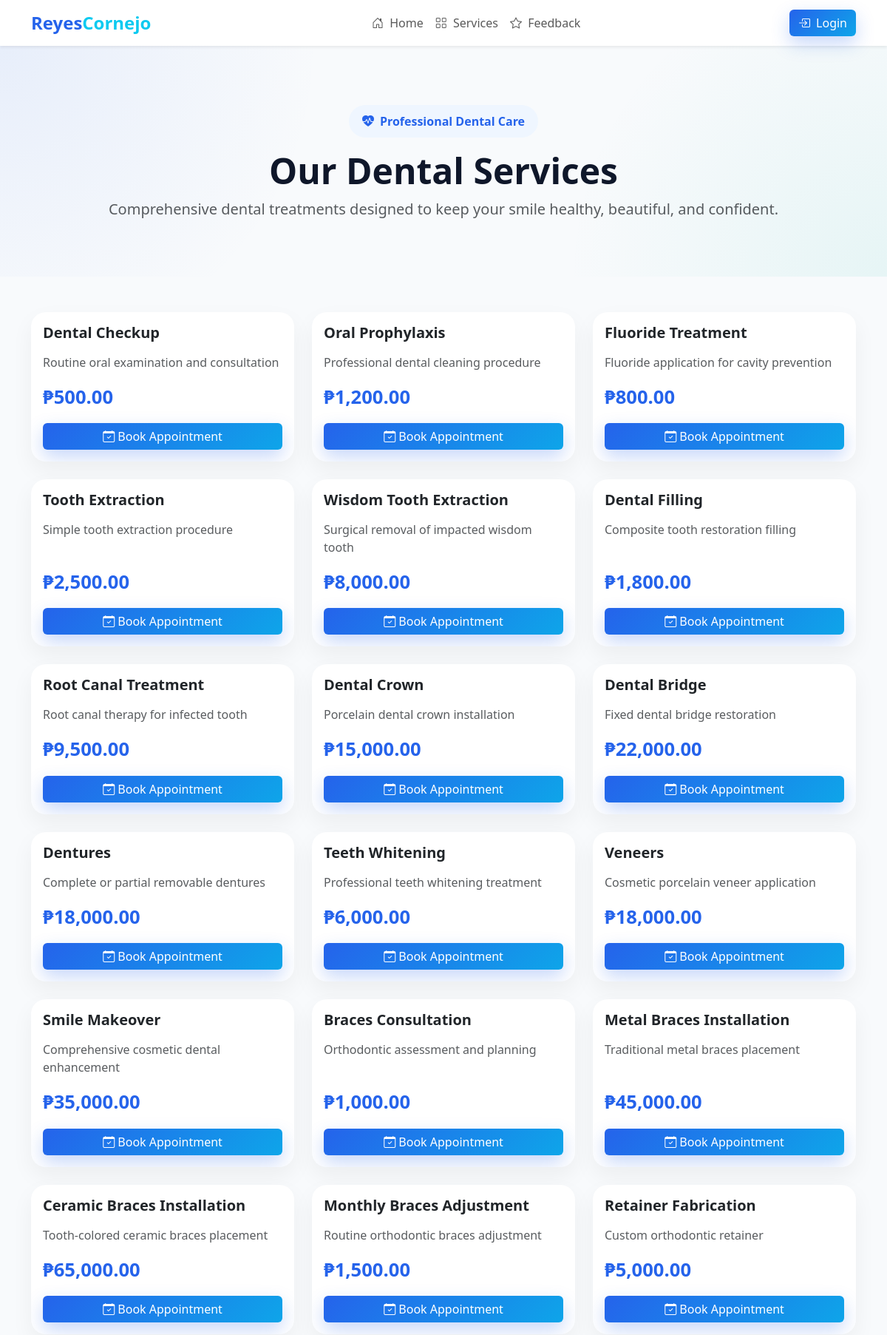
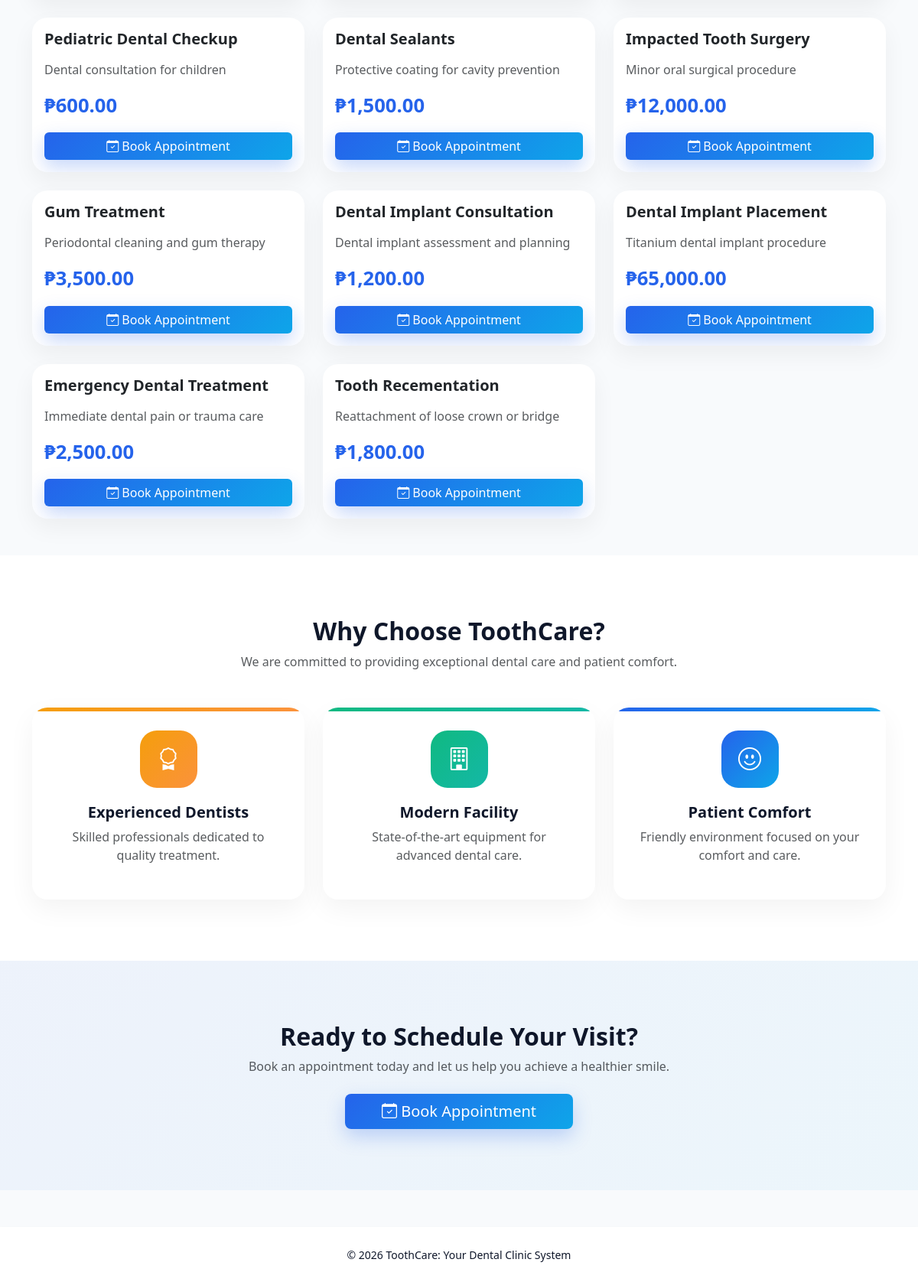
The app's page /public/services.php with its own data (2 pictures, top to bottom).
### tables this page shows
CREATE TABLE
    services (
        id INT AUTO_INCREMENT PRIMARY KEY,
        name VARCHAR(255) NOT NULL,
        description TEXT NULL,
        price DECIMAL(10, 2) DEFAULT 0,
        duration_minutes INT DEFAULT 30,
        created_at TIMESTAMP DEFAULT CURRENT_TIMESTAMP
    );

### models/Database.php (called while the page is built, shortened)
<?php
class Database {
    protected PDO $conn;
    public function __construct() {
        $this->conn = new PDO(
            'mysql:host=localhost;dbname=toothcare;charset=utf8',
            'root',
            '',
            [
                PDO::ATTR_ERRMODE => PDO::ERRMODE_EXCEPTION,
                PDO::ATTR_DEFAULT_FETCH_MODE => PDO::FETCH_ASSOC
            ]
        );
    }
    protected function fetchAll($sql, $params = []) {
        $stmt = $this->conn->prepare($sql);
        $stmt->execute($params);
        return $stmt->fetchAll();
    }
}

### models/BaseModel.php (called while the page is built, shortened)
<?php
require_once "Database.php";
class BaseModel extends Database {
    protected $table;
    public function all() {
        return $this->fetchAll("
            SELECT *
            FROM {$this->table}
        ");
    }
}

### public/services.php (the view, shortened to what this page needs)
<?php
$serviceModel = new Service();
$services = $serviceModel->all();
?>
<section class="services-hero">
    <div class="container text-center">
        <div class="services-badge">
            <i class="bi bi-heart-pulse-fill"></i>
            Professional Dental Care
        </div>
        <h1 class="fw-bold display-5 mt-3">
            Our Dental Services
        </h1>
        <p class="text-muted fs-5">
            Comprehensive dental treatments designed to keep your smile
            healthy, beautiful, and confident.
        </p>
    </div>
</section>
<section class="container py-5">
    <div class="row g-4">
        <?php foreach ($services as $service): ?>
            <div class="col-lg-4 col-md-6">
                <div class="card service-card h-100">
                    <div class="card-body d-flex flex-column">
                        <h5 class="fw-bold mb-3">
                            <?= htmlspecialchars($service['name']) ?>
                        </h5>
                        <p class="text-muted flex-grow-1">
                            <?= !empty($service['description'])
                                ? htmlspecialchars($service['description'])
                                : 'Professional dental service provided by our experienced dental team.' ?>
                        </p>
                        <div class="service-price">
                            ₱<?= number_format($service['price'], 2) ?>
                        </div>
                        <div class="d-grid mt-3">
                            <a href="<?= PROJECT_BASE ?>appointment"
                                class="btn btn-primary">
                                <i class="bi bi-calendar-check"></i>
                                Book Appointment
                            </a>
                        </div>
                    </div>
                </div>
            </div>
        <?php endforeach; ?>
    </div>
</section>
<section class="why-us-section">
    <div class="container">
        <div class="text-center mb-5">
            <h2 class="fw-bold">
                Why Choose <?= BRAND_NAME ?>?
            </h2>
            <p class="text-muted">
                We are committed to providing exceptional dental care and patient comfort.
            </p>
        </div>
        <div class="row g-4">
            <div class="col-md-4">
                <div class="feature-orange">
                </div>
            </div>
            <div class="col-md-4">
                <div class="feature-green">
                </div>
            </div>
            <div class="col-md-4">
                <div class="feature-blue">
                </div>
                </div>
        </div>
    </div>
</section>
<section class="services-cta">
    <div class="container text-center">
        <h2 class="fw-bold">
            Ready to Schedule Your Visit?
        </h2>
        <p class="text-muted mb-4">
            Book an appointment today and let us help you achieve a healthier smile.
        </p>
        <a href="<?= PROJECT_BASE ?>appointment" class="btn btn-primary btn-lg px-5">
            <i class="bi bi-calendar-check"></i>
            Book Appointment
        </a>
    </div>
</section>

### public/assets/css/landing.css (style rules this page uses)
:root { --primary: #2563eb; --secondary: #0ea5e9; --accent: #14b8a6; --success: #10b981; --dark: #0f172a; --gray: #64748b; --light: #f8fafc; }
body { background: var(--light); color: var(--dark); }
section { position: relative; }
.btn-primary { border: none; background: linear-gradient(135deg, var(--primary), var(--secondary)); box-shadow: 0 10px 25px rgba(37, 99, 235, .25); transition: .3s; }
.service-card { border-radius: 18px; transition: .3s; border: none; overflow: hidden; }
.services-hero { padding: 80px 0 60px; background: radial-gradient(circle at top left, rgba(37, 99, 235, .08), transparent 35%), radial-gradient(circle at bottom right, rgba(20, 184, 166, .08), transparent 35%); }
.services-badge { display: inline-flex; align-items: center; gap: 8px; background: #eff6ff; color: var(--primary); padding: 10px 18px; border-radius: 999px; font-weight: 600; }
.service-card { border: none; border-radius: 20px; overflow: hidden; transition: .3s; box-shadow: 0 12px 30px rgba(0, 0, 0, .05); }
.service-price { font-size: 1.6rem; font-weight: 700; color: var(--primary); }
.why-us-section { padding: 80px 0; background: white; }
.services-cta { padding: 80px 0; background: linear-gradient(135deg, rgba(37, 99, 235, .05), rgba(14, 165, 233, .05)); }

### records on screen
services: name "Dental Checkup", description "Routine oral examination and consultation", price "500.00"
services: name "Oral Prophylaxis", description "Professional dental cleaning procedure", price "1,200.00"
services: name "Fluoride Treatment", description "Fluoride application for cavity prevention", price "800.00"
services: name "Tooth Extraction", description "Simple tooth extraction procedure", price "2,500.00"
services: name "Wisdom Tooth Extraction", description "Surgical removal of impacted wisdom tooth", price "8,000.00"
services: name "Dental Filling", description "Composite tooth restoration filling", price "1,800.00"
services: name "Root Canal Treatment", description "Root canal therapy for infected tooth", price "9,500.00"
services: name "Dental Crown", description "Porcelain dental crown installation", price "15,000.00"
services: name "Dental Bridge", description "Fixed dental bridge restoration", price "22,000.00"
services: name "Dentures", description "Complete or partial removable dentures", price "18,000.00"
services: name "Teeth Whitening", description "Professional teeth whitening treatment", price "6,000.00"
services: name "Veneers", description "Cosmetic porcelain veneer application", price "18,000.00"
services: name "Smile Makeover", description "Comprehensive cosmetic dental enhancement", price "35,000.00"
services: name "Braces Consultation", description "Orthodontic assessment and planning", price "1,000.00"
services: name "Metal Braces Installation", description "Traditional metal braces placement", price "45,000.00"
services: name "Ceramic Braces Installation", description "Tooth-colored ceramic braces placement", price "65,000.00"
services: name "Monthly Braces Adjustment", description "Routine orthodontic braces adjustment", price "1,500.00"
services: name "Retainer Fabrication", description "Custom orthodontic retainer", price "5,000.00"
services: name "Pediatric Dental Checkup", description "Dental consultation for children", price "600.00"
services: name "Dental Sealants", description "Protective coating for cavity prevention", price "1,500.00"
services: name "Impacted Tooth Surgery", description "Minor oral surgical procedure", price "12,000.00"
services: name "Gum Treatment", description "Periodontal cleaning and gum therapy", price "3,500.00"
services: name "Dental Implant Consultation", description "Dental implant assessment and planning", price "1,200.00"
services: name "Dental Implant Placement", description "Titanium dental implant procedure", price "65,000.00"
services: name "Emergency Dental Treatment", description "Immediate dental pain or trauma care", price "2,500.00"
services: name "Tooth Recementation", description "Reattachment of loose crown or bridge", price "1,800.00"

### other values on screen
BRAND_NAME_FIRST "Reyes"
BRAND_NAME_SECOND "Cornejo"
BRAND_NAME "ToothCare"
$title "Experienced Dentists Modern Facility Patient Comfort"
$desc "Skilled professionals dedicated to quality treatment. State-of-the-art equipment for advanced dental care. Friendly environment focused on your comfort and care."
